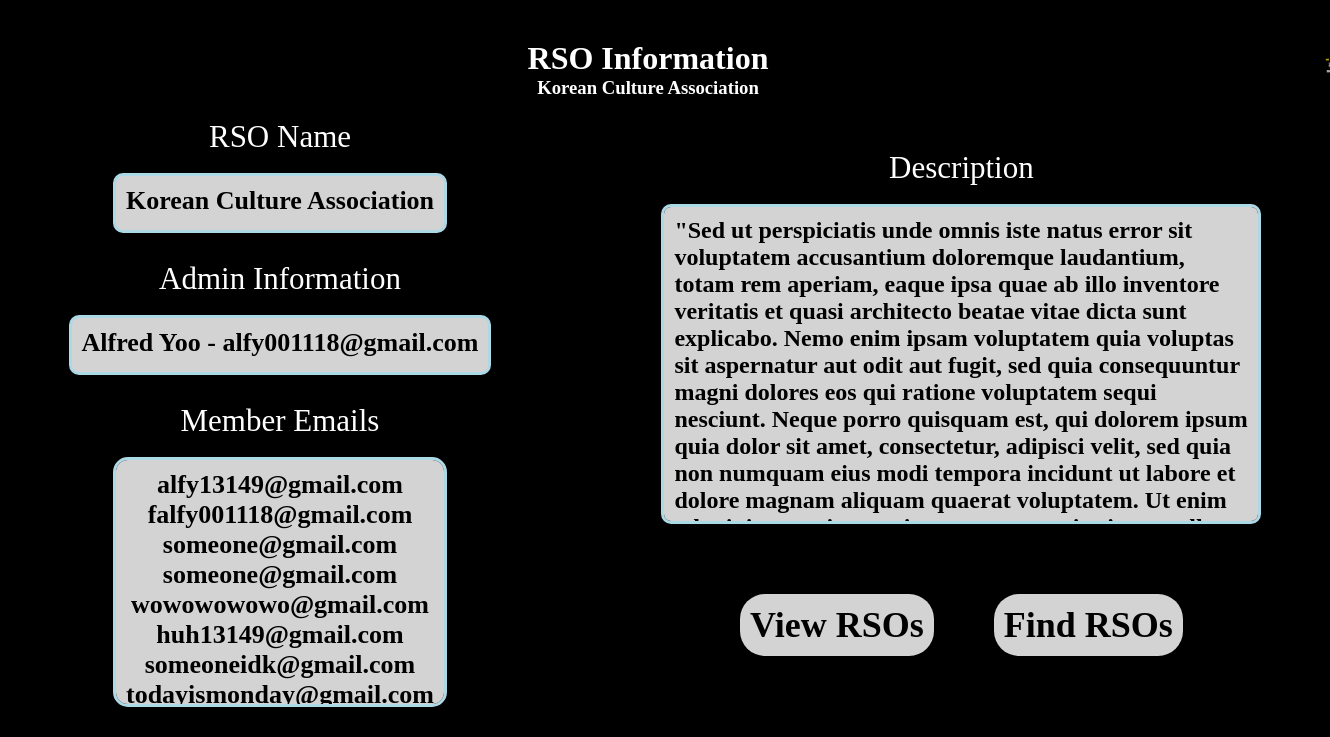
Screenshot of /super_admin_pages/rso_information.php?name=Korean Culture Association&university=University of Central Florida (signed in) with the database file from the repository.
### tables this page shows
CREATE TABLE `rso_active` (
  `id` int(11) NOT NULL,
  `super_admin_id` int(11) NOT NULL,
  `name` varchar(128) NOT NULL,
  `university` varchar(128) NOT NULL,
  `admin_name` varchar(128) NOT NULL,
  `admin_email` varchar(128) NOT NULL,
  `description` varchar(1024) NOT NULL,
  `status` int(2) NOT NULL DEFAULT 0
);

### super_admin_pages/rso_information.php (the view, shortened to what this page needs)
<?php
require('../db_connection.php');
if (isset($_GET['name']) && isset($_GET['university'])) {
    $query = "SELECT * FROM `rso_active` WHERE `name`='$_GET[name]' AND `university`='$_GET[university]'";
    $result = mysqli_query($con, $query);
    if ($result) {
        $fetch_result = mysqli_fetch_assoc($result);
        $rso_name = $fetch_result['name'];
        $rso_admin = $fetch_result['admin_name'];
        $rso_university = $fetch_result['university'];
        $rso_description = $fetch_result['description'];
        $rso_super_id = $fetch_result['super_admin_id'];
        $rso_admin_email = $fetch_result['admin_email'];
    }
}
$rso_query = "SELECT * FROM `rso_members` WHERE `rso_name`='$rso_name' AND `university`='$rso_university'";
$rso_result = mysqli_query($con, $rso_query);
if ($rso_result) {
    $num_rows = mysqli_num_rows($rso_result);
    $index = 0;
    while ($email = mysqli_fetch_assoc($rso_result)) {
        $member[$index] = $email['member_email'];
        $index++;
    }
}
?>
<!DOCTYPE html>
<html lang="en">
<head>
    <link rel="stylesheet" href="css/rso_information.css" />
</head>
<body>
    <header>
        <div class="header">
            <div class="title">
                <h1>RSO Information</h1>
                <h3><?php echo $rso_name; ?></h3>
            </div>
            <button onClick="location.href = 'SA_home.php'"><img src="../images/home.png"></button>
        </div>
    </header>
    <div class="rso_request">
        <div class="names">
            <label for="rso_name">RSO Name</label><br>
            <h4 id="rso_name">
                <?php echo $rso_name ?>
            </h4>
            <br>
            <label for="rso_admin">Admin Information</label><br>
            <h3 id="rso_admin">
                <?php echo "$rso_admin - $rso_admin_email" ?>
            </h3>
            <br>
            <label for="rso_members">Member Emails</label><br>
            <h2 id="rso_members">
                <?php
                for ($i = 0; $i < $num_rows; $i++) {
                    echo $member[$i];
                    echo "<br>";
                }
                ?>
            </h2>
        </div>
        <div class="description">
            <label for="rso_description">Description</label><br>
            <h3 id="rso_description" rows="4" cols="50">
                <?php echo $rso_description ?>
            </h3>
            <div class="buttons">
                <a href="view_rso.php?name=<?php echo $rso_university; ?>&super=<?php echo $rso_super_id; ?>">
                    View RSOs
                </a>
                <a href="find_rso.php?name=<?php echo $rso_university; ?>&super=<?php echo $rso_super_id; ?>">
                    Find RSOs
                </a>
            </div>
        </div>
    </div>
</body>
</html>

### super_admin_pages/css/rso_information.css (style rules this page uses)
* { box-sizing: border-box; text-decoration: none; font-family: Georgia, "Times New Roman", Times, serif; margin: 0; padding: 0; }
body { display: flex; flex-direction: column; align-items: center; justify-content: space-around; background-color: black; color: white; padding: 20px 0; overflow: hidden; }
header div.header { display: flex; flex-direction: row; align-items: center; justify-content: space-between; width: 1400px; margin: 20px; }
header div.header button { background-color: transparent; border: none; }
header div.header button img { max-width: 50px; width: 70%; }
header div.header h1, header div.header h3 { text-align: center; }
div.rso_request { display: flex; flex-direction: row; align-items: center; justify-content: space-around; }
div.rso_request div.names { display: flex; flex-direction: column; align-items: center; justify-content: space-around; }
div.rso_request div.names label, div.rso_request div.description label { font-size: 31px; margin: auto; }
div.rso_request div.names h3 { width: auto; max-width: 550px; height: 60px; background-color: lightgray; color: black; border: none; border: 3px solid lightblue; border-radius: 10px; padding: 10px 10px; font-weight: 550; font-size: 26px; outline: none; margin: auto; margin-bottom: 10px; text-align: center; overflow: hidden; overflow-y: auto; }
div.rso_request div.names h4 { width: auto; max-width: 450px; height: 60px; background-color: lightgray; color: black; border: none; border: 3px solid lightblue; border-radius: 10px; padding: 10px 10px; font-weight: 550; font-size: 26px; outline: none; margin: auto; margin-bottom: 10px; text-align: center; overflow: hidden; overflow-y: auto; }
div.rso_request div.names h2 { width: auto; max-width: 500px; height: auto; max-height: 250px; background-color: lightgray; color: black; border: 3px solid lightblue; border-radius: 15px; padding: 10px 10px; font-weight: 550; font-size: 26px; outline: none; margin: auto; margin-bottom: 10px; text-align: center; overflow: hidden; overflow-y: auto; }
div.rso_request div.description { display: flex; flex-direction: column; align-items: center; justify-content: space-around; margin: auto; margin-left: 170px; }
div.rso_request div.description h3 { width: 600px; height: 320px; background-color: lightgray; color: black; border: none; border: 3px solid lightblue; border-radius: 10px; padding: 10px 10px; font-weight: 550; font-size: 24px; outline: none; margin: auto; margin-bottom: 40px; overflow: hidden; overflow-y: auto; }
div.rso_request div.description div.buttons { display: flex; flex-direction: row; align-items: center; justify-content: space-around; }
div.rso_request div.description div.buttons a { font-size: 36px; font-weight: 550; font-style: 15px; background-color: lightgray; color: black; padding: 10px 10px; border: none; border-radius: 25px; margin: 30px; }

### rows the page displays
rso_active: name "Korean Culture Association", admin_name "Alfred Yoo", admin_email "alfy001118@gmail.com", description "\"Sed ut perspiciatis unde omnis iste natus error sit voluptatem accusantium doloremque laudantium, totam rem aperiam, eaque ipsa quae ab illo inventore veritatis et quasi architecto beatae vitae dicta sunt explicabo. Nemo enim ipsam voluptatem quia voluptas sit aspernatur aut odit aut fugit, sed quia consequuntur magni dolores eos qui ratione voluptatem sequi nesciunt. Neque porro quisquam est, qui dolorem ipsum quia dolor sit amet, consectetur, adipisci velit, sed quia non numquam eius modi tempora incidunt ut labore et dolore magnam aliquam quaerat voluptatem. Ut enim…"

### other values shown
$member[$i] "alfy13149@gmail.com"
$member[$i] "falfy001118@gmail.com"
$member[$i] "someone@gmail.com"
$member[$i] "wowowowowo@gmail.com"
$member[$i] "huh13149@gmail.com"
$member[$i] "someoneidk@gmail.com"
$member[$i] "todayismonday@gmail.com"
